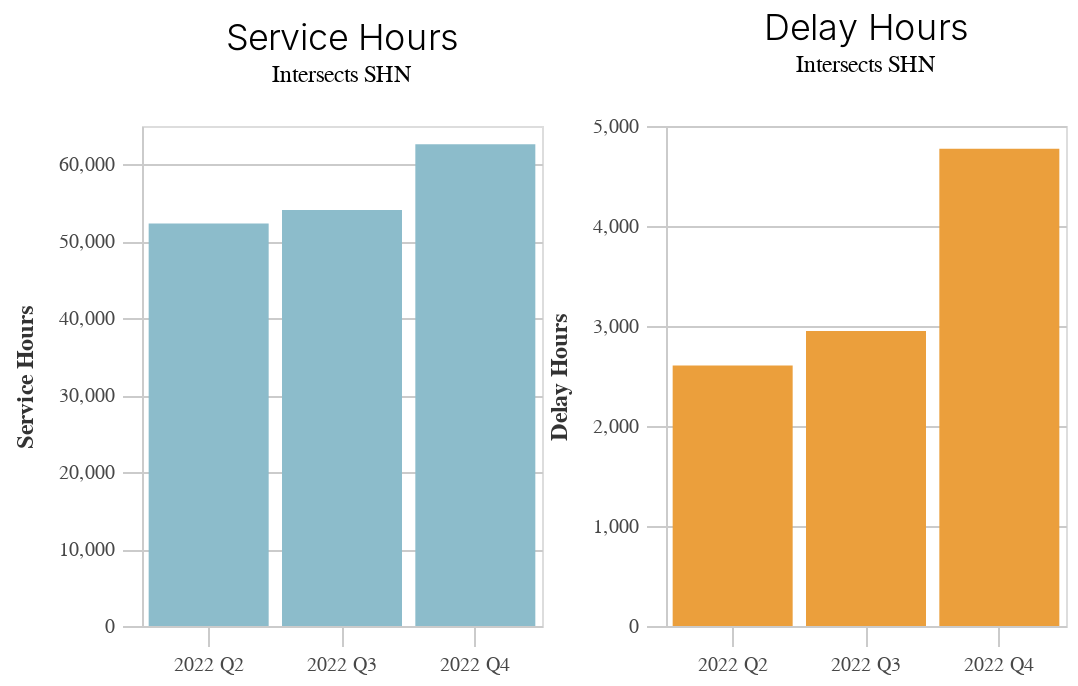

Source (notebook cell):
### Code cell
i2

### Figure 1 — Vega-Lite specification as saved in the notebook (floating-point values rounded to 4 significant figures)
{"config": {"view": {"continuousWidth": 400, "continuousHeight": 300}, "axis": {"domainColor": "#cbcbcb", "grid": true, "gridColor": "#cbcbcb", "gridWidth": 1, "labelColor": "#474747", "labelFont": "Nunito Sans", "labelFontSize": 10, "labelPadding": 4, "tickColor": "#cbcbcb", "tickSize": 10, "titleColor": "#333", "titleFont": "Raleway", "titleFontSize": 12, "titlePadding": 10}, "axisBand": {"grid": false}, "background": "white", "font": "Raleway", "header": {"labelFont": "Nunito Sans", "titleFont": "Raleway"}, "legend": {"labelColor": "#333", "labelFont": "Nunito Sans", "labelFontSize": 11, "labelLimit": 0, "padding": 1, "symbolSize": 30, "symbolType": "square", "titleColor": "#333", "titleFont": "Raleway", "titleFontSize": 14, "titlePadding": 10}, "title": {"anchor": "middle", "font": "Raleway", "fontSize": 18, "fontWeight": 300, "offset": 20}}, "hconcat": [{"data": {"name": "data-18f4a29bc7254fbfe8c1341b34c8f66f"}, "mark": "bar", "encoding": {"color": {"value": "#8CBCCB"}, "tooltip": [{"field": "year", "type": "quantitative"}, {"field": "quarter", "type": "nominal"}, {"field": "year_quarter", "type": "nominal"}, {"field": "variable", "type": "nominal"}, {"field": "category", "type": "nominal"}, {"field": "value", "type": "quantitative"}], "x": {"axis": {"format": "2022 Q%q"}, "field": "service_date", "timeUnit": "quarter", "title": null, "type": "ordinal"}, "y": {"field": "value", "title": "Service Hours", "type": "quantitative"}}, "height": 250, "selection": {"selector011": {"type": "interval", "bind": "scales", "encodings": ["x", "y"]}}, "title": {"text": "Service Hours", "subtitle": "Intersects SHN"}, "width": 200}, {"data": {"name": "data-8a0047aab30baeeeaae9854089585fa6"}, "mark": "bar", "encoding": {"color": {"value": "#EB9F3C"}, "tooltip": [{"field": "year", "type": "quantitative"}, {"field": "quarter", "type": "nominal"}, {"field": "year_quarter", "type": "nominal"}, {"field": "variable", "type": "nominal"}, {"field": "category", "type": "nominal"}, {"field": "value", "type": "quantitative"}], "x": {"axis": {"format": "2022 Q%q"}, "field": "service_date", "timeUnit": "quarter", "title": null, "type": "ordinal"}, "y": {"field": "value", "title": "Delay Hours", "type": "quantitative"}}, "height": 250, "selection": {"selector012": {"type": "interval", "bind": "scales", "encodings": ["x", "y"]}}, "title": {"text": "Delay Hours", "subtitle": "Intersects SHN"}, "width": 200}], "resolve": {"scale": {"y": "independent"}}, "spacing": 0, "$schema": "https://vega.github.io/schema/vega-lite/v4.17.0.json", "datasets": {"data-18f4a29bc7254fbfe8c1341b34c8f66f": [{"category": "Intersects SHN", "variable": "service_hours", "value": 52310.0, "service_date": "2022-05-04", "year_quarter": "Q2_2022", "quarter": "Q2", "year": 2022}, {"category": "Intersects SHN", "variable": "service_hours", "value": 54090.0, "service_date": "2022-08-17", "year_quarter": "Q3_2022", "quarter": "Q3", "year": 2022}, {"category": "Intersects SHN", "variable": "service_hours", "value": 62630.0, "service_date": "2022-10-12", "year_quarter": "Q4_2022", "quarter": "Q4", "year": 2022}], "data-8a0047aab30baeeeaae9854089585fa6": [{"category": "Intersects SHN", "variable": "delay_hours", "value": 2606.0, "service_date": "2022-05-04", "year_quarter": "Q2_2022", "quarter": "Q2", "year": 2022}, {"category": "Intersects SHN", "variable": "delay_hours", "value": 2951.0, "service_date": "2022-08-17", "year_quarter": "Q3_2022", "quarter": "Q3", "year": 2022}, {"category": "Intersects SHN", "variable": "delay_hours", "value": 4773.0, "service_date": "2022-10-12", "year_quarter": "Q4_2022", "quarter": "Q4", "year": 2022}]}}
